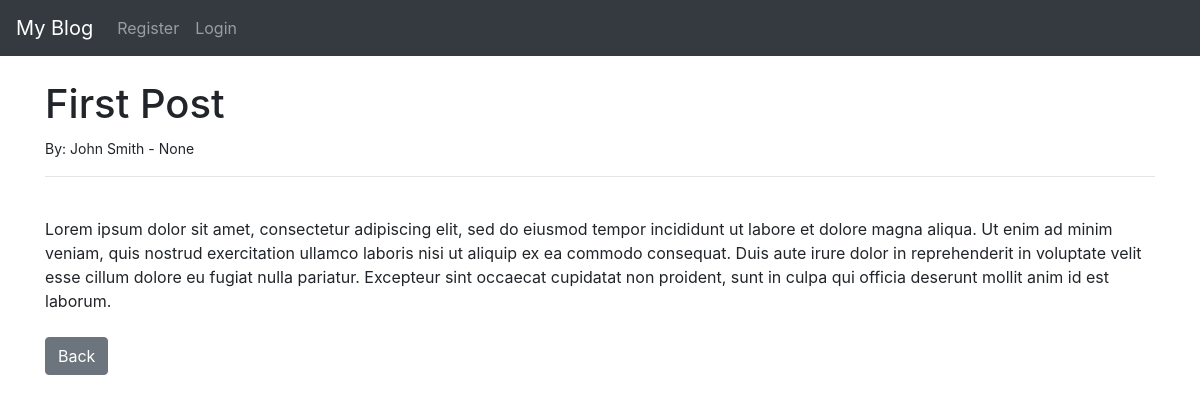
The app's page /article/1 with its own data.
### theblog/models.py (models this page shows, shortened)
class Post(models.Model):
    title = models.CharField(max_length=255)
    title_tag = models.CharField(max_length=255)
    author = models.ForeignKey(User, on_delete=models.CASCADE)
    body = models.TextField()
    category = models.CharField(max_length=255, default='uncategorized')
    created_at = models.DateTimeField(default=timezone.now)
    updated_at = models.DateTimeField(auto_now=True)
    post_date = models.DateField(auto_now_add=True)
    is_public = models.BooleanField(default=True)
    password = models.CharField(max_length=50, blank=True, null=True)
    image = models.ImageField(upload_to='images/', null=True, blank=True)
    media_link = models.URLField(max_length=200, null=True, blank=True)

### theblog/views.py (the view)
# urls.py: path('article/<int:pk>', ArticleDetailView.as_view(), name='article-detail'),
class ArticleDetailView(DetailView):
    model = Post
    template_name = 'article_details.html'

### theblog/templates/article_details.html (shortened to what this page needs)
{% extends 'base.html' %}
{% block content %}
    <h1>{{ post.title }}</h1>
    <small>By:
    {{ post.author.first_name }}
    {{ post.author.last_name }} -
    {{ post.post_date }}
    </small></br>
    <hr>
    <br/>
    {{ post.body|safe }}
    <br/><br/>
    <a href="{% url 'home' %}" class="btn btn-secondary">Back</a>
{% endblock %}

### records on screen
Post: title "First Post", author.first_name "John", author.last_name "Smith", post_date "None", body "Lorem ipsum dolor sit amet, consectetur adipiscing elit, sed do eiusmod tempor incididunt ut labore et dolore magna aliqua. Ut enim ad minim veniam, quis nostrud exercitation ullamco laboris nisi ut aliquip ex ea commodo consequat. Duis aute irure dolor in reprehenderit in voluptate velit esse cillum dolore eu fugiat nulla pariatur. Excepteur sint occaecat cupidatat non proident, sunt in culpa qui officia deserunt mollit anim id est laborum."
